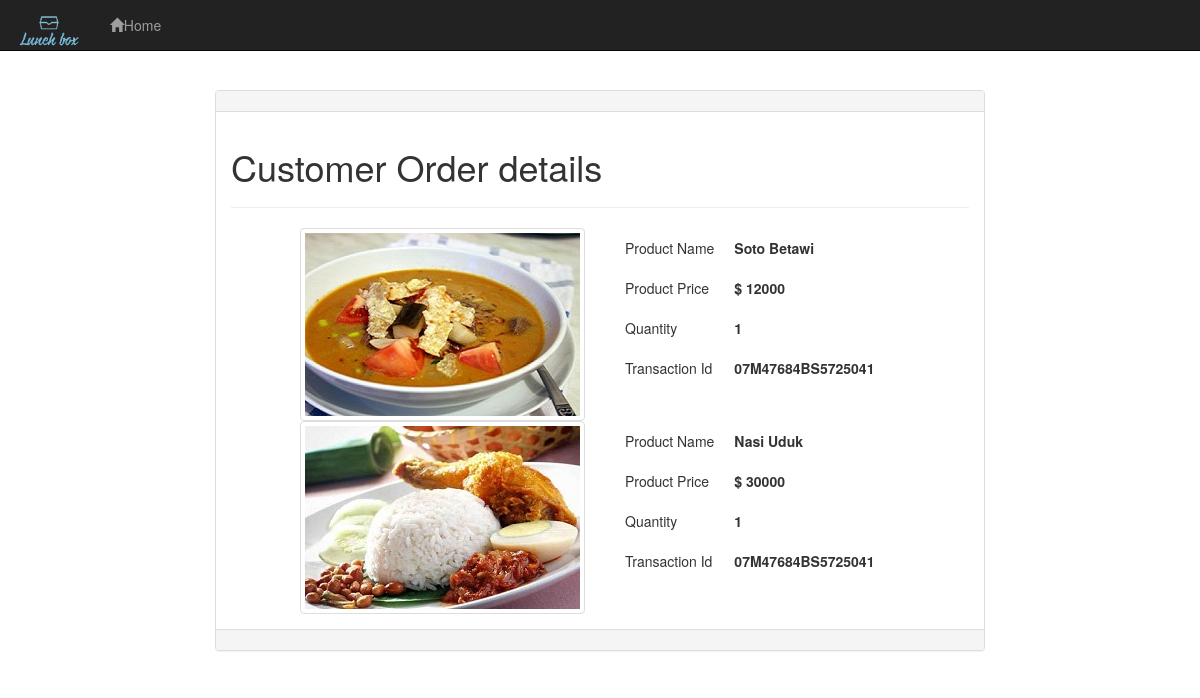
/customer_order.php (signed in), run on the app's committed database.
### tables this page shows
CREATE TABLE `orders` (
  `order_id` int(11) NOT NULL,
  `user_id` int(11) NOT NULL,
  `product_id` int(11) NOT NULL,
  `qty` int(11) NOT NULL,
  `trx_id` varchar(255) NOT NULL,
  `p_status` varchar(20) NOT NULL
);

CREATE TABLE `products` (
  `product_id` int(100) NOT NULL,
  `product_cat` int(100) NOT NULL,
  `product_title` varchar(255) NOT NULL,
  `product_price` int(100) NOT NULL,
  `product_image` text NOT NULL,
  `product_keywords` text NOT NULL
);

### customer_order.php (the view, shortened to what this page needs)
<!DOCTYPE html>
<html>
	<head>
		<link rel="stylesheet" href="css/bootstrap.min.css"/>
	</head>
<body>
	<div class="navbar navbar-inverse navbar-fixed-top">
		<div class="container-fluid">
			<div class="navbar-header">
				<a href="index.php?#" class="navbar-brand"><img src="product_images/Lunch_Box_Logo.PNG" style="height: 35px"></a>
			</div>
			<ul class="nav navbar-nav">
				<li><a href="index.php?#"><span class="glyphicon glyphicon-home"></span>Home</a></li>
			</ul>
		</div>
	</div>
	<p><br/></p>
	<p><br/></p>
	<p><br/></p>
	<div class="container-fluid">
		<div class="row">
			<div class="col-md-2"></div>
			<div class="col-md-8">
				<div class="panel panel-default">
					<div class="panel-heading"></div>
					<div class="panel-body">
						<h1>Customer Order details</h1>
						<hr/>
						<?php
							include_once("db.php");
							$user_id = $_SESSION["uid"];
							$orders_list = "SELECT o.order_id,o.user_id,o.product_id,o.qty,o.trx_id,o.p_status,p.product_title,p.product_price,p.product_image FROM orders o,products p WHERE o.user_id='$user_id' AND o.product_id=p.product_id";
							$query = mysqli_query($con,$orders_list);
							if (mysqli_num_rows($query) > 0) {
								while ($row=mysqli_fetch_array($query)) {
									?>
										<div class="row">
											<div class="col-md-6">
												<img style="float:right;" src="product_images/<?php echo $row['product_image']; ?>" class="img-responsive img-thumbnail"/>
											</div>
											<div class="col-md-6">
												<table>
													<tr><td>Product Name</td><td><b><?php echo $row["product_title"]; ?></b> </td></tr>
													<tr><td>Product Price</td><td><b><?php echo "$ ".$row["product_price"]; ?></b></td></tr>
													<tr><td>Quantity</td><td><b><?php echo $row["qty"]; ?></b></td></tr>
													<tr><td>Transaction Id</td><td><b><?php echo $row["trx_id"]; ?></b></td></tr>
												</table>
											</div>
										</div>
									<?php
								}
							}
						?>
					</div>
					<div class="panel-footer"></div>
				</div>
			</div>
			<div class="col-md-2"></div>
		</div>
	</div>
</body>
</html>

### customer_order.php (style rules this page uses)
table tr td { padding:10px; }

### data on the page
orders: product.product_image (picture), product.product_title "Soto Betawi", product.product_price "12000", qty "1", trx "07M47684BS5725041"
orders: product.product_image (picture), product.product_title "Nasi Uduk", product.product_price "30000", qty "1", trx "07M47684BS5725041"
